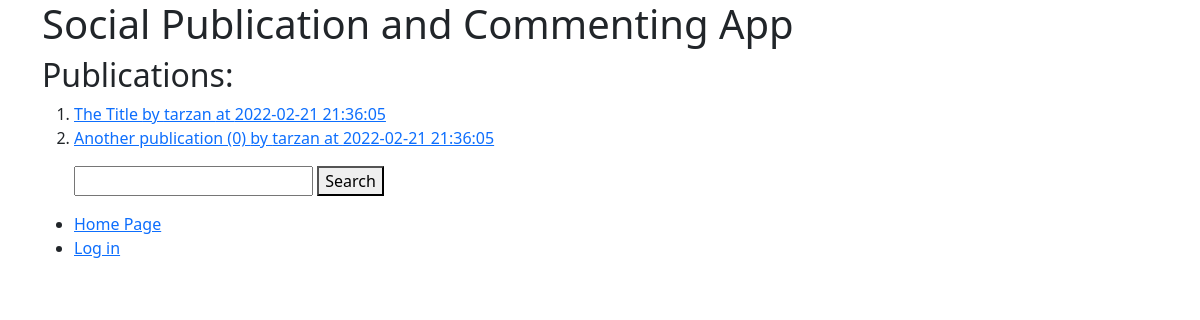
The app's page /, older data.
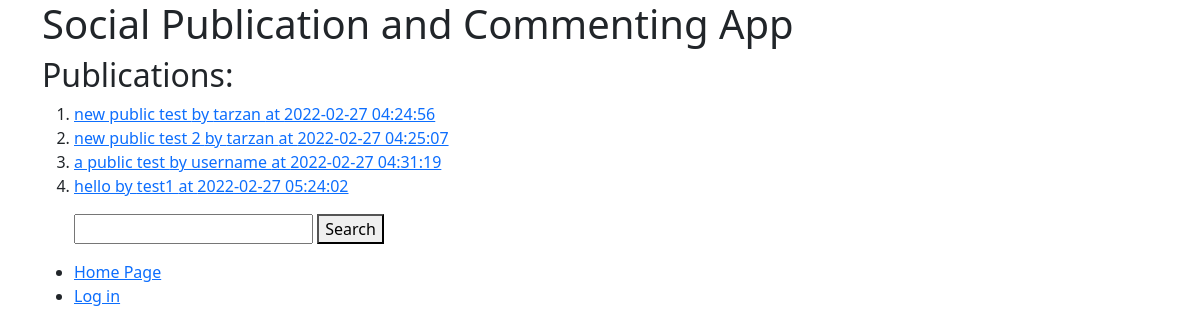
The same page, newer data.
### tables this page shows
CREATE TABLE `publication` (
  `publication_id` int(11) NOT NULL,
  `profile_id` int(11) NOT NULL,
  `publication_title` varchar(100) NOT NULL,
  `publication_text` text NOT NULL,
  `timestamp` timestamp NOT NULL DEFAULT current_timestamp() ON UPDATE current_timestamp(),
  `publication_status` tinyint(1) NOT NULL DEFAULT 0 COMMENT '0 is public, 1 is private'
);

CREATE TABLE `user` (
  `user_id` int(11) NOT NULL,
  `username` varchar(50) NOT NULL,
  `password_hash` varchar(63) NOT NULL
);

### app/controllers/Main.php (called while the page is built, shortened)
<?php
        class Main extends \app\core\Controller {
            public function index() {
                $myPublication = new \app\models\Publication();
                $profile_id = (isset($_SESSION['profile_id'])) ? $_SESSION['profile_id'] : false;
                $publications = ($profile_id) ? $myPublication->getAll($profile_id) : $myPublication->getAllPublic();
                $this->view('Main/index', $publications);
            }
        }

### app/core/App.php (called while the page is built, shortened)
<?php
		class App {
			private $method = 'index';
			public function __construct() {
				$url = self::parseUrl();
				$this->controller = new $this->controller;
				$this->params = $url ? array_values($url) : [];
				call_user_func_array([$this->controller, $this->method], $this->params);
			}
		}

### index.php (called while the page is built, shortened)
<?php
    new \app\core\App();

### app/models/Publication.php (called while the page is built, shortened)
<?php
        class Publication extends \app\core\Model {
            public function getAllPublic() {
                $SQL = 'SELECT * FROM publication WHERE publication_status = 0 ORDER BY timestamp ASC';
                $STMT = self::$_connection->prepare($SQL);
                $STMT->execute();
                $STMT->setFetchMode(\PDO::FETCH_CLASS, "app\models\Publication");
                return $STMT->fetchAll();
            }
            public function getProfile($profile_id) {
                $SQL = 'SELECT * FROM profile WHERE profile_id = :profile_id';
                $STMT = self::$_connection->prepare($SQL);
                $STMT->execute(['profile_id'=>$profile_id]);
                $STMT->setFetchMode(\PDO::FETCH_CLASS, "app\models\Profile");
                return $STMT->fetch();
            }
            public function getUser($user_id) {
                $SQL = 'SELECT * FROM user WHERE user_id = :user_id';
                $STMT = self::$_connection->prepare($SQL);
                $STMT->execute(['user_id'=>$user_id]);
                $STMT->setFetchMode(\PDO::FETCH_CLASS, "app\models\User");
                return $STMT->fetch();
            }
            public function getTimestamp($publication_id) {
                $SQL = 'SELECT timestamp FROM publication WHERE publication_id = :publication_id';
                $STMT = self::$_connection->prepare($SQL);
                $STMT->execute(['publication_id'=>$publication_id]);
                return $STMT->fetch()['timestamp'];
            }
        }

### app/core/DBConnection.php (called while the page is built, shortened)
<?php
		class DBConnection {
			static $connection = null;
			private function __construct() {
				if (self::$connection == null) {
					$host = 'localhost';
					$DBname = 'assignment2';
					$user = 'root';
					$password = '';
					self::$connection = new \PDO("mysql:host=$host;dbname=$DBname", $user, $password);
				}
			}
			public static function getInstance() {
				return self::$connection;
			}
		}

### app/views/subviews/publications.php (the view)
<h2>Publications:</h2>
    <ol>
        <?php
            foreach($data as $publication) {
                $profile = $publication->getProfile($publication->profile_id);
                $user = $publication->getUser($profile->user_id);
                $username = $user->username;
                $timestamp = $publication->getTimestamp($publication->publication_id);
                echo "<li><a href = '/Publication/index/$publication->publication_id'>$publication->publication_title by $username at $timestamp</a></li>";
            }
        ?>
    </ol>

### app/core/Controller.php (shortened to what this page needs)
<?php
		class Controller {
			public function view($name, $data = []) {
				if (file_exists('app/views/' . $name . '.php'))
					include('app/views/' . $name . '.php');
				else
					echo 'app/views/' . $name . '.php does not exist';
			}
		}

### app/views/Main/index.php (shortened to what this page needs)
<html>
    <head>
    <link href="https://cdn.jsdelivr.net/npm/bootstrap@5.1.3/dist/css/bootstrap.min.css" rel="stylesheet">
    </head>
    <body>
        <div class='container'>
            <h1>Social Publication and Commenting App </h1>
            <?php
                $this->view('subviews/publications', $data);
                $this->view('subviews/navigation');
            ?>
        </div>
    </body>
</html>

### app/views/subviews/navigation.php (shortened to what this page needs)
<ul>
	<?php
		$this->view('Main/search');
	?>
	<li><a href='/Main/index'>Home Page</a></li>
	<?php
		if (!isset($_SESSION['user_id'])) {
			echo "<li><a href='/User/login'>Log in</a></li>";
		}
	?>
</ul>

### app/views/Main/search.php (shortened to what this page needs)
<html>
	<head>
	</head>
	<body>
		<form method="post" action = "">
			<input type="text" name="search">
			<button type="submit" name="action">Search</button>
		</form>
	</body>
</html>

Row changes from the older to the newer data that the page shows:
removed publication: publication_title "The Title", user.username "tarzan", timestamp "2022-02-21 21:36:05"
removed publication: publication_title "Another publication (0)", user.username "tarzan", timestamp "2022-02-21 21:36:05"
added publication: publication_title "new public test", user.username "tarzan", timestamp "2022-02-27 04:24:56"
added publication: publication_title "new public test 2", user.username "tarzan", timestamp "2022-02-27 04:25:07"
added publication: publication_title "a public test", user.username "username", timestamp "2022-02-27 04:31:19"
added publication: publication_title "hello", user.username "test1", timestamp "2022-02-27 05:24:02"
